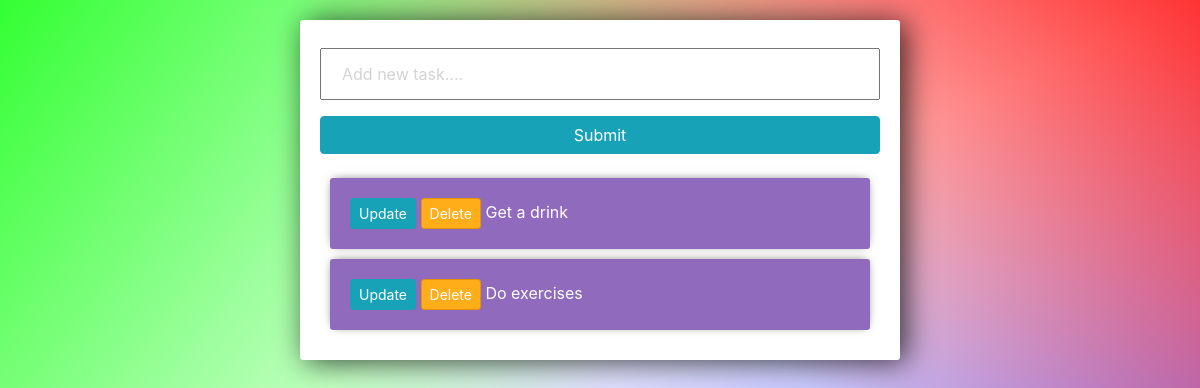
The app's page /, older data.
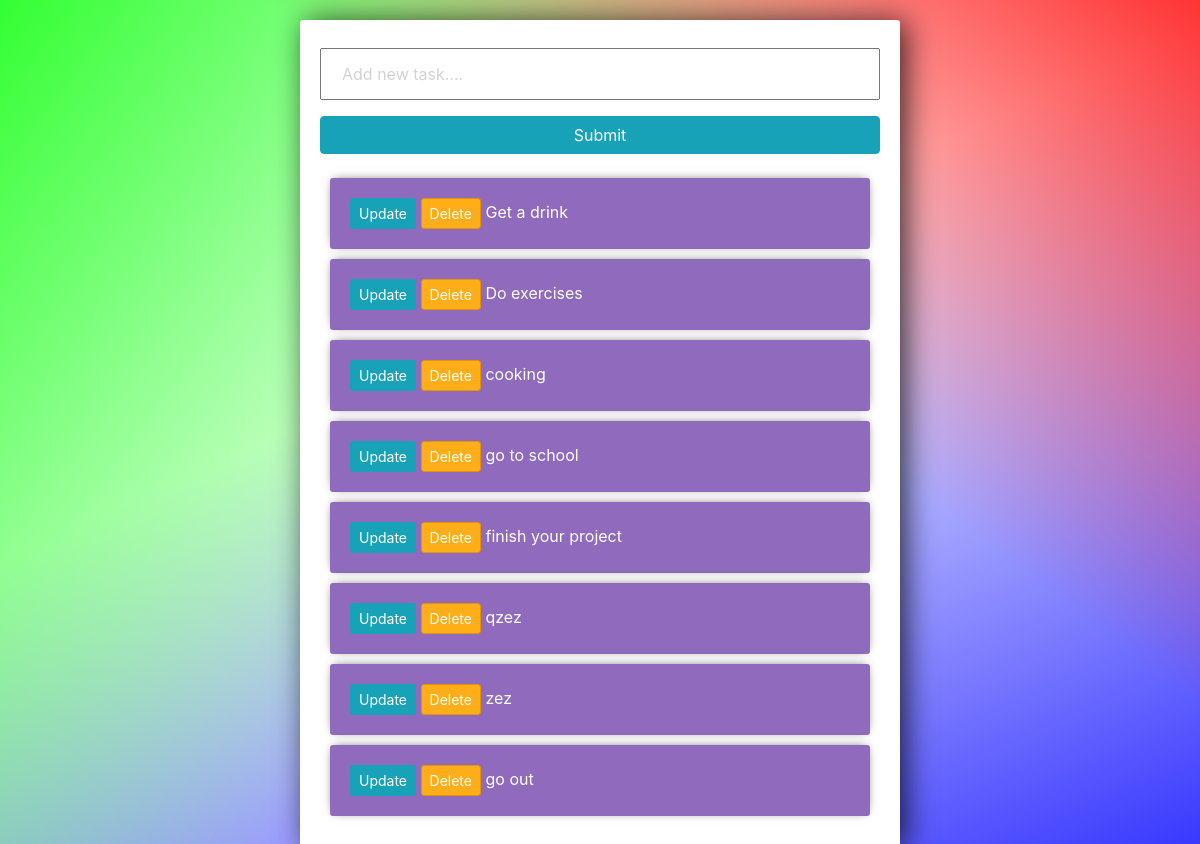
The same page, newer data.
### tasks/models.py (models this page shows)
class Task(models.Model):
    title = models.CharField(max_length=200)
    complete = models.BooleanField(default=False)
    created = models.DateTimeField(auto_now_add=True)
    def __str__(self):
        return self.title

### tasks/views.py (the view)
# urls.py: path('', views.index, name='list'),
def index(request):
    tasks = Task.objects.all()
    form = TaskForm()
    if request.method == 'POST':
        form = TaskForm(request.POST)
        if form.is_valid():
            form.save()
        return redirect('/')
    context = {"tasks":tasks, "form":form}
    return render(request, 'tasks/list.html', context)

### tasks/forms.py
class TaskForm(forms.ModelForm):
    title = forms.CharField(widget=forms.TextInput(attrs={'placeholder': 'Add new task....'}))
    class Meta:
        model = Task
        fields = '__all__'

### tasks/templates/tasks/list.html (shortened to what this page needs)
<link
  rel="stylesheet"
  href="https://stackpath.bootstrapcdn.com/bootstrap/4.3.1/css/bootstrap.min.css"
/>
<div class="center-column">
  <form method="POST" action="/">
    {{form.title}}
    <input class="btn btn-info" type="submit" name="Create Task" />
  </form>
  <div class="todo-list">
    {% for task in tasks %}
    <div class="item-row">
      <a class="btn btn-sm btn-info" href="{% url 'update_task' task.id %}"
        >Update</a
      >
      <a class="btn btn-sm btn-danger" href="{% url 'delete' task.id %}"
        >Delete</a
      >
      {% if task.complete == True %}
      <del>{{task}}</del>
      {% else %}
      <span>{{task}}</span>
      {% endif %}
    </div>
    {% endfor %}
  </div>
</div>

Row changes from the older to the newer data that the page shows:
added Task: title "cooking"
added Task: title "go to school"
added Task: title "finish your project"
added Task: title "qzez"
added Task: title "zez"
added Task: title "go out"
